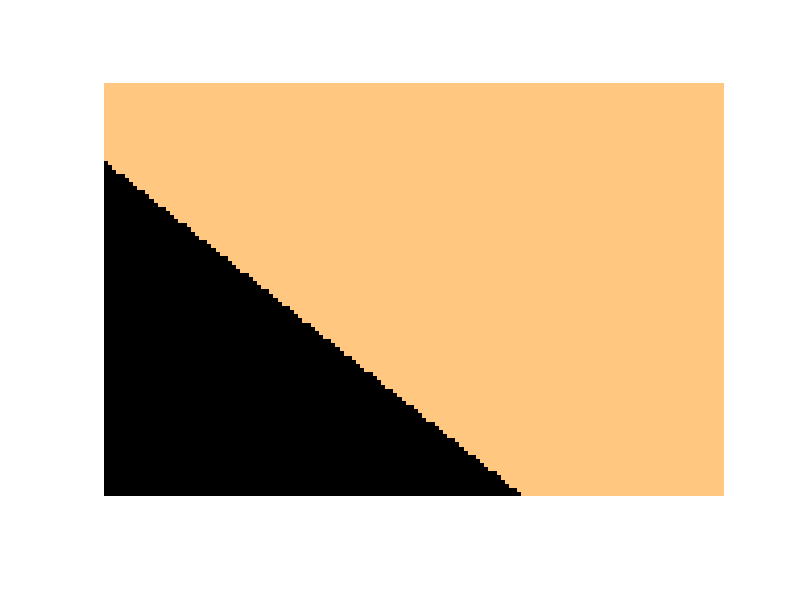

MATLAB code for this plot:
%% Drawing lines is just a change in the formula.
% Now you will taste the power of Mathematics
[x,y] = meshgrid(1:150, 1:100);

% The line y = x*0.8 + 20
Img = ((abs(x*0.8+20) - y) > 1);

imagesc(Img);
colormap(copper);
axis image;
axis off;
